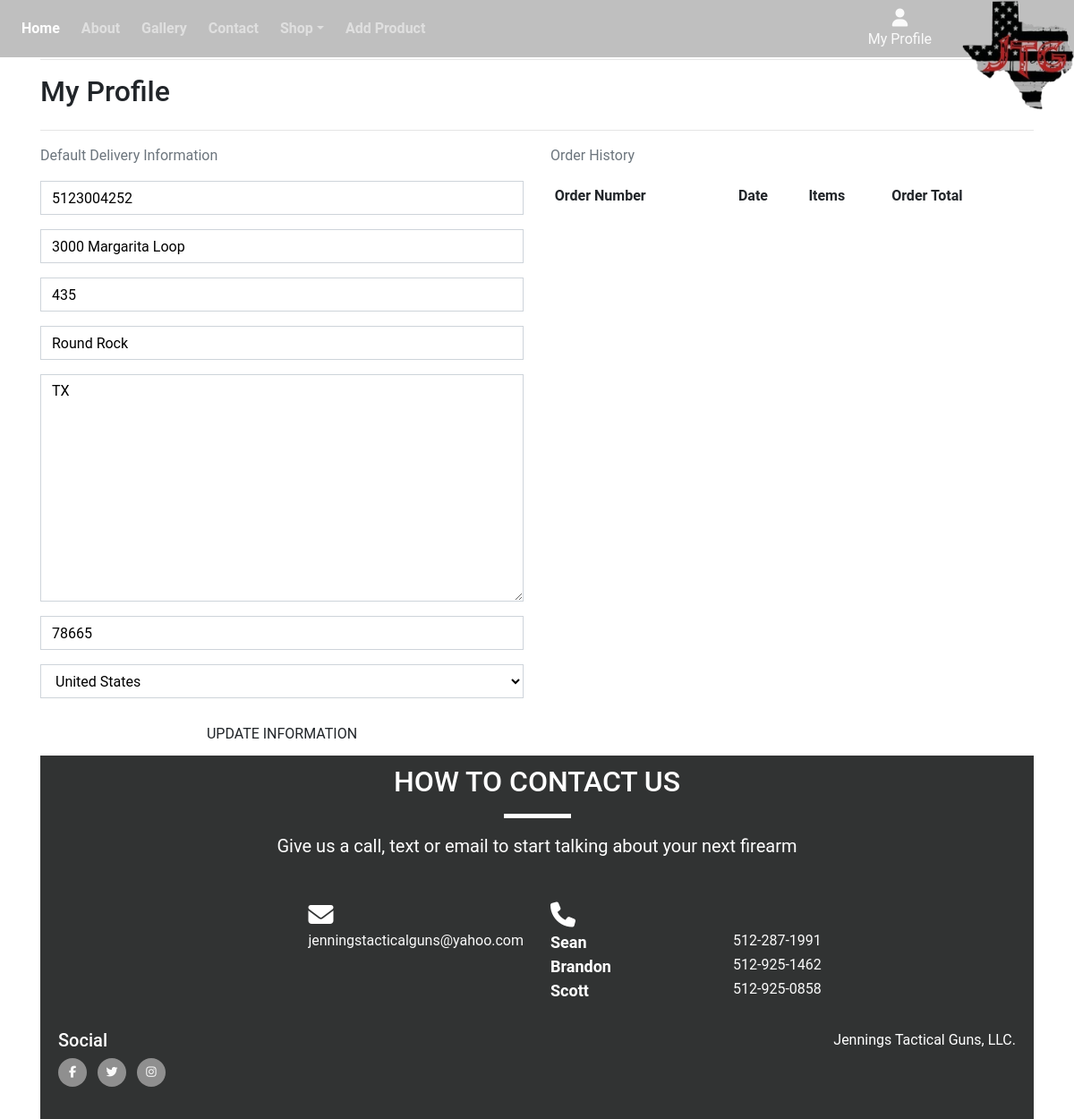
/profile/ (signed in), run on the app's committed database.
### profiles/models.py (models this page shows, shortened)
class UserProfile(models.Model):
    user = models.OneToOneField(User, on_delete=models.CASCADE)
    default_phone_number = models.CharField(max_length=20, null=True, blank=True)
    default_street_address1 = models.CharField(max_length=80, null=True, blank=True)
    default_street_address2 = models.CharField(max_length=80, null=True, blank=True)
    default_city = models.CharField(max_length=40, null=True, blank=True)
    default_state = USStateField(max_length=9, null=True, blank=True)
    default_postcode = models.CharField(max_length=20, null=True, blank=True)
    default_country = CountryField(blank_label='Country', null=True, blank=True)

### profiles/views.py (the view)
# urls.py: path('profile/', include('profiles.urls')),
@login_required
def profile(request):
    profile = get_object_or_404(UserProfile, user=request.user)
    if request.method == 'POST':
        form = UserProfileForm(request.POST, instance=profile)
        if form.is_valid():
            form.save()
            messages.success(request, 'Profile updated successfully')
        else:
            messages.error(request, 'Update failed. Please ensure the form is valid.')
    else:
        form = UserProfileForm(instance=profile)
    orders = profile.orders.all()
    template = 'profiles/profile.html'
    context = {
        'form': form,
        'orders': orders,
        'on_profile_page': True
    }
    return render(request, template, context)

### profiles/forms.py
class UserProfileForm(forms.ModelForm):
    class Meta:
        model = UserProfile
        exclude = ('user',)
    def __init__(self, *args, **kwargs):
        super().__init__(*args, **kwargs)
        placeholders = {
            'default_phone_number': 'Phone Number',
            'default_postcode': 'Zipcode',
            'default_city': 'City',
            'default_street_address1': 'Street Address 1',
            'default_street_address2': 'Street Address 2',
            'default_state': 'State',
        }
        self.fields['default_phone_number'].widget.attrs['autofocus'] = True
        for field in self.fields:
            if field != 'default_country':
                if self.fields[field].required:
                    placeholder = f'{placeholders[field]} *'
                else:
                    placeholder = placeholders[field]
                self.fields[field].widget.attrs['placeholder'] = placeholder
            self.fields[field].widget.attrs['class'] = 'border-black rounded-0 profile-form-input'
            self.fields[field].label = False

### bag/contexts.py (called while the page is built, shortened)
def bag_contents(request):
    bag_items = []
    total = 0
    product_count = 0
    bag = request.session.get('bag', {})
    delivery = total * Decimal(settings.STANDARD_DELIVERY_PERCENTAGE / 100)
    grand_total = delivery + total
    context = {
        'bag_items': bag_items,
        'total': total,
        'product_count': product_count,
        'delivery': delivery,
        'grand_total': grand_total,
    }
    return context

### profiles/templates/profiles/profile.html (shortened to what this page needs)
{% extends "base.html" %}
{% load static %}
{% block extra_css %}
    <link rel="stylesheet" href="{% static 'profiles/css/profile.css' %}">
{% endblock %}
{% block content %}
    <div class="container">
        <div class="row">
            <div class="col custom-mt-50">
                <hr>
                <h2 class="logo-font mb-4">My Profile</h2>
                <hr>
            </div>
        </div>
        <div class="row">
            <div class="col-12 col-lg-6">
                <p class="text-muted">Default Delivery Information</p>
                <form class="mt-3" action="{% url 'profile' %}" method="POST" id="profile-update-form">
                    {{ form|crispy }}
                    <button class="btn btn-black rounded-0 text-uppercase float-right">Update Information</button>
                </form>
            </div>
            <div class="col-12 col-lg-6">
                <p class="text-muted">Order History</p>
                <div class="order-history table-responsive">
                    <table class="table table-sm table-borderless">
                        <thead>
                            <tr>
                                <th>Order Number</th>
                                <th>Date</th>
                                <th>Items</th>
                                <th>Order Total</th>
                            </tr>
                        </thead>
                    </table>
                </div>
            </div>
        </div>
{% endblock %}

### static/css/base.css (style rules this page uses)
body { font-family: "Roboto", sans-serif; }
html, body { overflow-x: hidden; }
.btn { width: -webkit-fill-available; margin: 5px 0; }
.custom-mt-50 { margin-top: 50px; }

### profiles/static/profiles/css/profile.css (style rules this page uses)
.order-history { max-height: 416px; overflow-y: auto; }
#profile-update-form .form-control { color: #000; }
#profile-update-form input::placeholder { color: #aab7c4; }
#id_default_country, #id_default_country option:not(:first-child) { color: #000; }

### data on the page
UserProfile: default_phone_number "5123004252", default_street_address1 "3000 Margarita Loop", default_street_address2 "435", default_city "Round Rock", default_state "TX", default_postcode "78665", default_country "United States"
